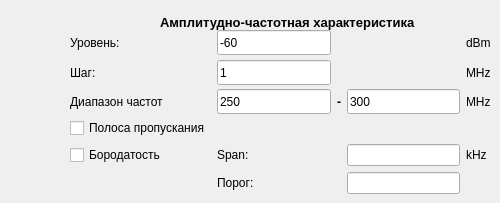
           <widget class="QWidget" name="AFC_2">
            <attribute name="title">
             <string>АЧХ</string>
            </attribute>
            <widget class="QLabel" name="TST_POC_nameLabel_4">
             <property name="geometry">
              <rect>
               <x>160</x>
               <y>10</y>
               <width>271</width>
               <height>25</height>
              </rect>
             </property>
             <property name="minimumSize">
              <size>
               <width>0</width>
               <height>25</height>
              </size>
             </property>
             <property name="maximumSize">
              <size>
               <width>16777215</width>
               <height>25</height>
              </size>
             </property>
             <property name="font">
              <font>
               <family>Arial</family>
               <pointsize>10</pointsize>
               <weight>75</weight>
               <bold>true</bold>
              </font>
             </property>
             <property name="text">
              <string>Амплитудно-частотная характеристика</string>
             </property>
            </widget>
            <widget class="QWidget" name="layoutWidget_18">
             <property name="geometry">
              <rect>
               <x>70</x>
               <y>30</y>
               <width>421</width>
               <height>164</height>
              </rect>
             </property>
             <layout class="QGridLayout" name="gridLayout_5">
              <item row="0" column="0">
               <widget class="QLabel" name="TST_AFC_levelLabel_2">
                <property name="minimumSize">
                 <size>
                  <width>0</width>
                  <height>25</height>
                 </size>
                </property>
                <property name="maximumSize">
                 <size>
                  <width>999999</width>
                  <height>25</height>
                 </size>
                </property>
                <property name="text">
                 <string>Уровень:</string>
                </property>
               </widget>
              </item>
              <item row="1" column="0">
               <widget class="QLabel" name="TST_AFC_stepLabel_3">
                <property name="minimumSize">
                 <size>
                  <width>0</width>
                  <height>25</height>
                 </size>
                </property>
                <property name="maximumSize">
                 <size>
                  <width>999999</width>
                  <height>25</height>
                 </size>
                </property>
                <property name="text">
                 <string>Шаг:      </string>
                </property>
               </widget>
              </item>
              <item row="1" column="3">
               <widget class="QLineEdit" name="TST_AFC_stepLineEdit">
                <property name="minimumSize">
                 <size>
                  <width>0</width>
                  <height>25</height>
                 </size>
                </property>
                <property name="maximumSize">
                 <size>
                  <width>16777215</width>
                  <height>25</height>
                 </size>
                </property>
                <property name="text">
                 <string>1</string>
                </property>
               </widget>
              </item>
              <item row="2" column="5">
               <widget class="QLineEdit" name="TST_AFC_freqEndLineEdit">
                <property name="minimumSize">
                 <size>
                  <width>0</width>
                  <height>25</height>
                 </size>
                </property>
                <property name="maximumSize">
                 <size>
                  <width>999999</width>
                  <height>25</height>
                 </size>
                </property>
                <property name="text">
                 <string>300</string>
                </property>
               </widget>
              </item>
              <item row="2" column="0">
               <widget class="QLabel" name="TST_AFC_freqLabel_3">
                <property name="minimumSize">
                 <size>
                  <width>0</width>
                  <height>25</height>
                 </size>
                </property>
                <property name="maximumSize">
                 <size>
                  <width>999999</width>
                  <height>25</height>
                 </size>
                </property>
                <property name="text">
                 <string>Диапазон частот</string>
                </property>
               </widget>
              </item>
              <item row="0" column="6">
               <widget class="QLabel" name="TST_AFC_levelUnit_2">
                <property name="minimumSize">
                 <size>
                  <width>0</width>
                  <height>25</height>
                 </size>
                </property>
                <property name="maximumSize">
                 <size>
                  <width>999999</width>
                  <height>25</height>
                 </size>
                </property>
                <property name="text">
                 <string>dBm</string>
                </property>
               </widget>
              </item>
              <item row="2" column="3">
               <widget class="QLineEdit" name="TST_AFC_freqBeginLineEdit">
                <property name="minimumSize">
                 <size>
                  <width>0</width>
                  <height>25</height>
                 </size>
                </property>
                <property name="maximumSize">
                 <size>
                  <width>999999</width>
                  <height>25</height>
                 </size>
                </property>
                <property name="text">
                 <string>250</string>
                </property>
               </widget>
              </item>
              <item row="1" column="6">
               <widget class="QLabel" name="TST_AFC_stepUnit_3">
                <property name="minimumSize">
                 <size>
                  <width>0</width>
                  <height>25</height>
                 </size>
                </property>
                <property name="maximumSize">
                 <size>
                  <width>999999</width>
                  <height>25</height>
                 </size>
                </property>
                <property name="text">
                 <string>MHz</string>
                </property>
               </widget>
              </item>
              <item row="2" column="6">
               <widget class="QLabel" name="TST_AFC_freqUnit_3">
                <property name="minimumSize">
                 <size>
                  <width>0</width>
                  <height>25</height>
                 </size>
                </property>
                <property name="maximumSize">
                 <size>
                  <width>999999</width>
                  <height>25</height>
                 </size>
                </property>
                <property name="text">
                 <string>MHz</string>
                </property>
               </widget>
              </item>
              <item row="0" column="3">
               <widget class="QLineEdit" name="TST_AFC_levelLineEdit">
                <property name="minimumSize">
                 <size>
                  <width>0</width>
                  <height>25</height>
                 </size>
                </property>
                <property name="maximumSize">
                 <size>
                  <width>999999</width>
                  <height>25</height>
                 </size>
                </property>
                <property name="text">
                 <string>-60</string>
                </property>
               </widget>
              </item>
              <item row="3" column="0">
               <widget class="QCheckBox" name="AFC_bwCheckBox">
                <property name="text">
                 <string>Полоса пропускания</string>
                </property>
               </widget>
              </item>
              <item row="2" column="4">
               <widget class="QLabel" name="label_23">
                <property name="minimumSize">
                 <size>
                  <width>0</width>
                  <height>25</height>
                 </size>
                </property>
                <property name="maximumSize">
                 <size>
                  <width>16777215</width>
                  <height>25</height>
                 </size>
                </property>
                <property name="font">
                 <font>
                  <weight>75</weight>
                  <bold>true</bold>
                 </font>
                </property>
                <property name="text">
                 <string>-</string>
                </property>
               </widget>
              </item>
              <item row="4" column="0">
               <widget class="QCheckBox" name="AFC_noiseCheckBox">
                <property name="text">
                 <string>Бородатость</string>
                </property>
               </widget>
              </item>
              <item row="4" column="5">
               <widget class="QLineEdit" name="AFC_noiseSpanLineEdit"/>
              </item>
              <item row="4" column="3">
               <widget class="QLabel" name="label_42">
                <property name="text">
                 <string>Span:</string>
                </property>
               </widget>
              </item>
              <item row="5" column="3">
               <widget class="QLabel" name="label_43">
                <property name="text">
                 <string>Порог:</string>
                </property>
               </widget>
              </item>
              <item row="5" column="5">
               <widget class="QLineEdit" name="AFC_noiseTheLineEdit"/>
              </item>
              <item row="4" column="6">
               <widget class="QLabel" name="label_44">
                <property name="text">
                 <string>kHz</string>
                </property>
               </widget>
              </item>
             </layout>
            </widget>
           </widget>
